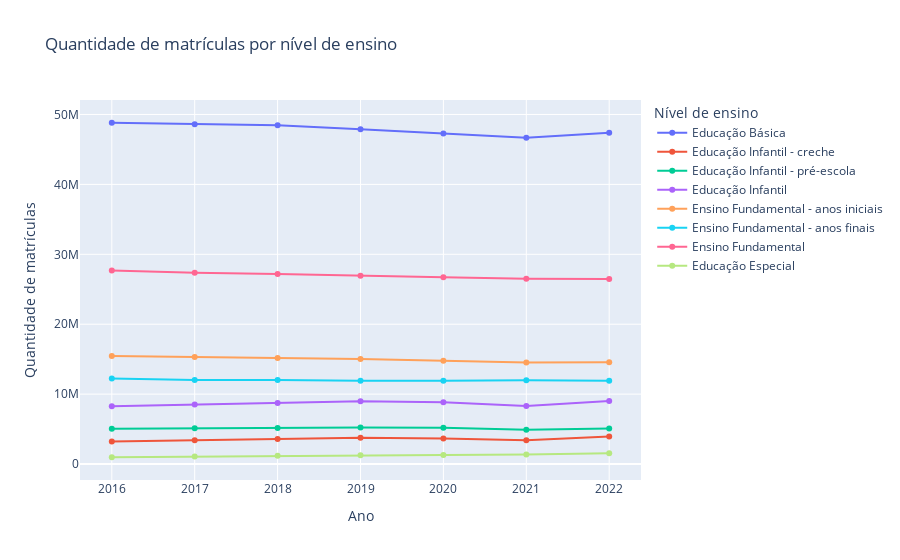

Write notebook code for a chart like this one.
### Code cell
niveis_ensino = [
    'Educação Básica', 'Educação Infantil - creche',
    'Educação Infantil - pré-escola', 'Educação Infantil',
    'Ensino Fundamental - anos iniciais',
    'Ensino Fundamental - anos finais',
    'Ensino Fundamental',
    # 'Ensino Médio', 'Educação Profissional',
    # 'Educação Profissional Técnica',
    # 'Educação de Jovens e Adultos (EJA) - Ensino Fundamental',
    # 'Educação de Jovens e Adultos (EJA) - Ensino Médio',
    # 'Educação de Jovens e Adultos (EJA)',
    # 'Educação Especial Inclusiva',
    # 'Educação Especial Exclusiva',
    'Educação Especial'
]

# Quantida de matriculas por nivel de ensino
quantidade_matriculas_nivel_ensino = con.execute("""
                select
                    NU_ANO_CENSO as 'Ano',
                    cast(sum(QT_MAT_BAS) as bigint) as 'Educação Básica',
                    cast(sum(QT_MAT_INF_CRE) as bigint) as 'Educação Infantil - creche',
                    cast(sum(QT_MAT_INF_PRE) as bigint) as 'Educação Infantil - pré-escola',
                    cast(sum(QT_MAT_INF) as bigint) as 'Educação Infantil',
                    cast(sum(QT_MAT_FUND_AI) as bigint) as 'Ensino Fundamental - anos iniciais',
                    cast(sum(QT_MAT_FUND_AF) as bigint) as 'Ensino Fundamental - anos finais',
                    cast(sum(QT_MAT_FUND) as bigint) as 'Ensino Fundamental',
                    cast(sum(QT_MAT_MED) as bigint) as 'Ensino Médio',
                    cast(sum(QT_MAT_PROF) as bigint) as 'Educação Profissional',
                    cast(sum(QT_MAT_PROF_TEC) as bigint) as 'Educação Profissional Técnica',
                    cast(sum(QT_MAT_EJA_FUND) as bigint) as 'Educação de Jovens e Adultos (EJA) - Ensino Fundamental',
                    cast(sum(QT_MAT_EJA_MED) as bigint) as 'Educação de Jovens e Adultos (EJA) - Ensino Médio',
                    cast(sum(QT_MAT_EJA) as bigint) as 'Educação de Jovens e Adultos (EJA)',
                    cast(sum(QT_MAT_ESP_CC) as bigint) as 'Educação Especial Inclusiva',
                    cast(sum(QT_MAT_ESP_CE) as bigint) as 'Educação Especial Exclusiva',
                    cast(sum(QT_MAT_ESP) as bigint) as 'Educação Especial'
                from microdados
                group by NU_ANO_CENSO
                order by 1
            """
                                                 ).df()
quantidade_matriculas_nivel_ensino = quantidade_matriculas_nivel_ensino.melt(
        id_vars='Ano',
        var_name="Nível de ensino",
        value_name="Quantidade de matrículas",
        value_vars=niveis_ensino
     )

px.line(
    quantidade_matriculas_nivel_ensino,
    x='Ano',
    y="Quantidade de matrículas",
    color="Nível de ensino",
    markers=True,
    title="Quantidade de matrículas por nível de ensino"
)

### Figure 1 — Plotly figure (JSON) as saved in the notebook; plotly's stock layout.template omitted (floating-point values rounded to 4 significant figures)
{"data": [{"hovertemplate": "Nível de ensino=Educação Básica<br>Ano=%{x}<br>Quantidade de matrículas=%{y}<extra></extra>", "legendgroup": "Educação Básica", "line": {"color": "#636efa", "dash": "solid"}, "marker": {"symbol": "circle"}, "mode": "markers+lines", "name": "Educação Básica", "orientation": "v", "showlegend": true, "x": [2016, 2017, 2018, 2019, 2020, 2021, 2022], "xaxis": "x", "y": [48817479, 48608093, 48455867, 47874246, 47295294, 46668401, 47382074], "yaxis": "y", "type": "scatter"}, {"hovertemplate": "Nível de ensino=Educação Infantil - creche<br>Ano=%{x}<br>Quantidade de matrículas=%{y}<extra></extra>", "legendgroup": "Educação Infantil - creche", "line": {"color": "#EF553B", "dash": "solid"}, "marker": {"symbol": "circle"}, "mode": "markers+lines", "name": "Educação Infantil - creche", "orientation": "v", "showlegend": true, "x": [2016, 2017, 2018, 2019, 2020, 2021, 2022], "xaxis": "x", "y": [3238894, 3406796, 3587292, 3755092, 3651989, 3417210, 3935689], "yaxis": "y", "type": "scatter"}, {"hovertemplate": "Nível de ensino=Educação Infantil - pré-escola<br>Ano=%{x}<br>Quantidade de matrículas=%{y}<extra></extra>", "legendgroup": "Educação Infantil - pré-escola", "line": {"color": "#00cc96", "dash": "solid"}, "marker": {"symbol": "circle"}, "mode": "markers+lines", "name": "Educação Infantil - pré-escola", "orientation": "v", "showlegend": true, "x": [2016, 2017, 2018, 2019, 2020, 2021, 2022], "xaxis": "x", "y": [5040210, 5101935, 5157892, 5217686, 5177806, 4902189, 5093075], "yaxis": "y", "type": "scatter"}, {"hovertemplate": "Nível de ensino=Educação Infantil<br>Ano=%{x}<br>Quantidade de matrículas=%{y}<extra></extra>", "legendgroup": "Educação Infantil", "line": {"color": "#ab63fa", "dash": "solid"}, "marker": {"symbol": "circle"}, "mode": "markers+lines", "name": "Educação Infantil", "orientation": "v", "showlegend": true, "x": [2016, 2017, 2018, 2019, 2020, 2021, 2022], "xaxis": "x", "y": [8279104, 8508731, 8745184, 8972778, 8829795, 8319399, 9028764], "yaxis": "y", "type": "scatter"}, {"hovertemplate": "Nível de ensino=Ensino Fundamental - anos iniciais<br>Ano=%{x}<br>Quantidade de matrículas=%{y}<extra></extra>", "legendgroup": "Ensino Fundamental - anos iniciais", "line": {"color": "#FFA15A", "dash": "solid"}, "marker": {"symbol": "circle"}, "mode": "markers+lines", "name": "Ensino Fundamental - anos iniciais", "orientation": "v", "showlegend": true, "x": [2016, 2017, 2018, 2019, 2020, 2021, 2022], "xaxis": "x", "y": [15442039, 15328540, 15176420, 15018498, 14790415, 14533651, 14553030], "yaxis": "y", "type": "scatter"}, {"hovertemplate": "Nível de ensino=Ensino Fundamental - anos finais<br>Ano=%{x}<br>Quantidade de matrículas=%{y}<extra></extra>", "legendgroup": "Ensino Fundamental - anos finais", "line": {"color": "#19d3f3", "dash": "solid"}, "marker": {"symbol": "circle"}, "mode": "markers+lines", "name": "Ensino Fundamental - anos finais", "orientation": "v", "showlegend": true, "x": [2016, 2017, 2018, 2019, 2020, 2021, 2022], "xaxis": "x", "y": [12249439, 12019540, 12007550, 11905232, 11928415, 11981950, 11899198], "yaxis": "y", "type": "scatter"}, {"hovertemplate": "Nível de ensino=Ensino Fundamental<br>Ano=%{x}<br>Quantidade de matrículas=%{y}<extra></extra>", "legendgroup": "Ensino Fundamental", "line": {"color": "#FF6692", "dash": "solid"}, "marker": {"symbol": "circle"}, "mode": "markers+lines", "name": "Ensino Fundamental", "orientation": "v", "showlegend": true, "x": [2016, 2017, 2018, 2019, 2020, 2021, 2022], "xaxis": "x", "y": [27691478, 27348080, 27183970, 26923730, 26718830, 26515601, 26452228], "yaxis": "y", "type": "scatter"}, {"hovertemplate": "Nível de ensino=Educação Especial<br>Ano=%{x}<br>Quantidade de matrículas=%{y}<extra></extra>", "legendgroup": "Educação Especial", "line": {"color": "#B6E880", "dash": "solid"}, "marker": {"symbol": "circle"}, "mode": "markers+lines", "name": "Educação Especial", "orientation": "v", "showlegend": true, "x": [2016, 2017, 2018, 2019, 2020, 2021, 2022], "xaxis": "x", "y": [971372, 1066446, 1181276, 1250967, 1308900, 1350921, 1527794], "yaxis": "y", "type": "scatter"}], "layout": {"xaxis": {"anchor": "y", "domain": [0.0, 1.0], "title": {"text": "Ano"}}, "yaxis": {"anchor": "x", "domain": [0.0, 1.0], "title": {"text": "Quantidade de matrículas"}}, "legend": {"title": {"text": "Nível de ensino"}, "tracegroupgap": 0}, "title": {"text": "Quantidade de matrículas por nível de ensino"}}}
